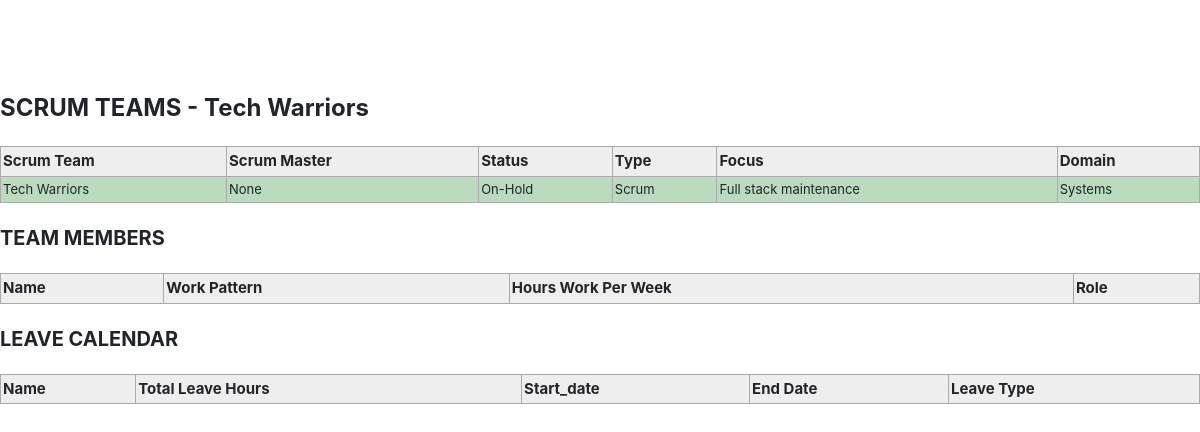
Page /4/ on the committed database.
### TeamXapp/models.py (models this page shows, shortened)
class ScrumTeam(models.Model):
    team_name = models.CharField(max_length=30, verbose_name="Scrum Team Name", null=True, blank=True)
    team_type = models.ForeignKey("ScrumTeamType", on_delete=models.PROTECT, null=True, blank=True, verbose_name="Team Type")
    current_focus = models.TextField(blank=True, null=True, verbose_name="Current Focus")
    scrum_master = models.ForeignKey("AllMembers", on_delete=models.DO_NOTHING, null=True, blank=True, verbose_name="Scrum Master")
    team_status = models.ForeignKey("ScrumTeamStatus", on_delete=models.DO_NOTHING, null=True, blank=True, verbose_name="Team Status")
    domain = models.ForeignKey('Domain', null=True, blank=True, on_delete=models.DO_NOTHING, verbose_name="Domain")
    class Meta:
        verbose_name = 'Scrum Team'
        verbose_name_plural = 'Scrum Teams'

class ScrumTeamStatus(models.Model):
    name = models.CharField(max_length=30)
    description = models.TextField(blank=True, null=True, verbose_name="Description")
    def __str__(self):
        return self.name
    class Meta:
        verbose_name = 'Scrum Team Status'
        verbose_name_plural = 'Scrum Team Status'

class ScrumTeamType(models.Model):
    name = models.CharField(max_length=30)
    description = models.TextField(blank=True, null=True, verbose_name="Description")
    def __str__(self):
        return self.name
    class Meta:
        verbose_name = 'Scrum Team Type'
        verbose_name_plural = 'Scrum Team Types'

class Domain(models.Model):
    domain_name = models.CharField(max_length=30, null=True, blank=True)
    description = models.TextField(blank=True, null=True, verbose_name="Description")
    def __str__(self):
        return self.domain_name
    class Meta:
        verbose_name = 'Domain'
        verbose_name_plural = 'Domains'

### TeamXapp/views.py (the view)
# urls.py: url(r'(?P<pk>\d+)/$', team_details , name = 'team_details'),
def team_details(request, pk, *args, **kwargs):
    team_stuff = ScrumTeam.objects.get(pk=pk)
    people_stuff = AllMembers.objects.filter(scrum_team_name=pk)
    leave_stuff = LeaveCalendar.objects.all()
    context = {"team"       : team_stuff,
               "all_people" : people_stuff,
               "all_leave"  : leave_stuff}
    target_page = './html/a_team.html'
    return render(request,  target_page , context)

### templates/html/a_team.html (shortened to what this page needs)
{% extends "base.html" %}
{% block content %}
<div class="ScrumTeam">SCRUM TEAMS - {{ team.team_name }}</div>
    <table class="blueTable">
        <tr>
            <th class="">Scrum Team</th>
            <th class="">Scrum Master</th>
            <th class="">Status</th>
            <th class="">Type</th>
            <th class="">Focus</th>
            <th class="">Domain</th>
        </tr>
        <tr>
            <td class="">{{ team.team_name }}</td>
            <td class="">{{ team.scrum_master}}</td>
            <td class="">{{ team.team_status}}</td>
            <td class="">{{ team.team_type}} </td>
            <td class="">{{ team.current_focus}}</td>
            <td class="">{{ team.domain}}</td>
        </tr>
    </table>
<div class="TeamMembers">TEAM MEMBERS</div>
    <table class="blueTable">
        <tr>
            <th class="">Name</th>
            <th class="">Work Pattern</th>
            <th class="">Hours Work Per Week</th>
            <th class="">Role</th>
        </tr>
    </table>
<div class="TeamMembers">LEAVE CALENDAR</div>
   <table class="blueTable">
        <tr>
            <th class="">Name</th>
            <th class="">Total Leave Hours</th>
            <th class="">Start_date</th>
            <th class="">End Date</th>
            <th class="">Leave Type</th>
        </tr>
{% endblock%}

### static/css/w3.css (style rules this page uses)
*,*:before,*:after { box-sizing:inherit }
html { -ms-text-size-adjust:100%;-webkit-text-size-adjust:100% }
body { margin:0 }
html,body { font-family:Verdana,sans-serif;font-size:15px;line-height:1.5 }
html { overflow-x:hidden }

### static/css/style.css (style rules this page uses)
html { scroll-behavior: smooth; }
body, html { height: 100% }

### templates/base.html (style rules this page uses)
body { padding: 70px 0px 0px 0px; }

### templates/html/a_team.html (style rules this page uses)
.ScrumTeam { font-size: 24px; font-weight: bold; margin-top: 20px; margin-bottom: 20px; }
.TeamMembers { font-size: 20px; font-weight: bold; margin-top: 20px; margin-bottom: 20px; }
table.blueTable { border: 1px solid #1C6EA4; background-color: #EEEEEE; width: 100%; text-align: left; border-collapse: collapse; }
table.blueTable td, table.blueTable th { border: 1px solid #AAAAAA; padding: 3px 2px; }
table.blueTable tbody td { font-size: 13px; }
table.blueTable tr:nth-child(even) { background: #badbbd; }

### rows in the picture
ScrumTeam: team_name "Tech Warriors", scrum_master "None", team_status "On-Hold", team_type "Scrum", current_focus "Full stack maintenance", domain "Systems"
